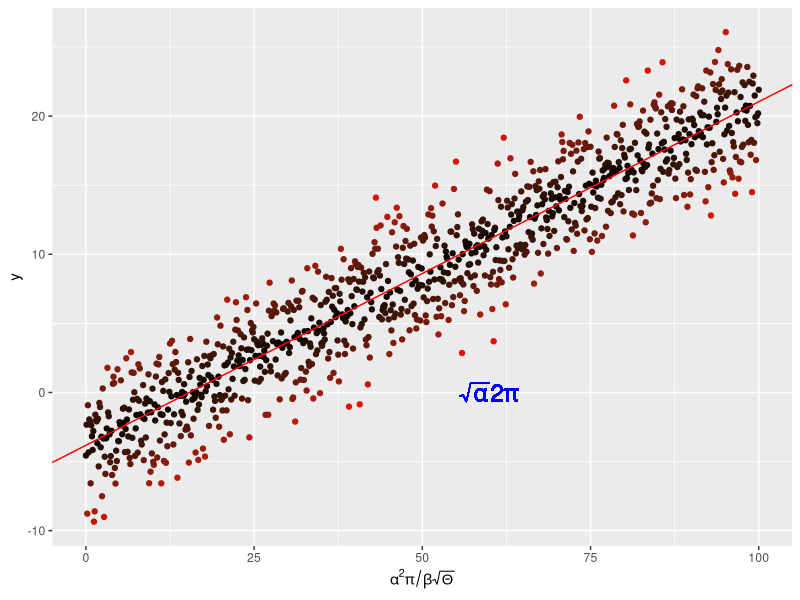

Source code (R):
###########Mathematical Display###############
if (!require("ggplot2", character.only=T, quietly=T)) {
  install.packages("ggplot2")
  library("ggplot2", character.only=T)
}

x<-seq(0,100,by=0.1)
y<--4.+0.25*x+rnorm(length(x),mean=0.,sd=2.5)

#put them in a dataframe
my_data<-data.frame(x=x,y=y)

#perform linear regression
my_lm<-summary(lm(y~x,data=my_data))

#plot
p <-  ggplot(my_data, aes(x = x, y = y,colour = abs(my_lm$residual))) +
  geom_point() + scale_colour_gradient(low = "black", high = "red") +
  theme(legend.position = "none") + scale_x_continuous(expression(alpha^2 * pi / beta * sqrt(Theta)))

#regression line
p <- p + geom_abline(
  intercept = my_lm$coefficients[1][1],
  slope = my_lm$coefficients[2][1],
  colour = "red")

#math on the plot
p <- p + geom_text(aes(x = 60, y = 0, label = "sqrt(alpha) * 2* pi"), parse = TRUE, size = 6, colour = "blue")

pdf("../results/MyLinReg.pdf")
print(p)
graphics.off()
